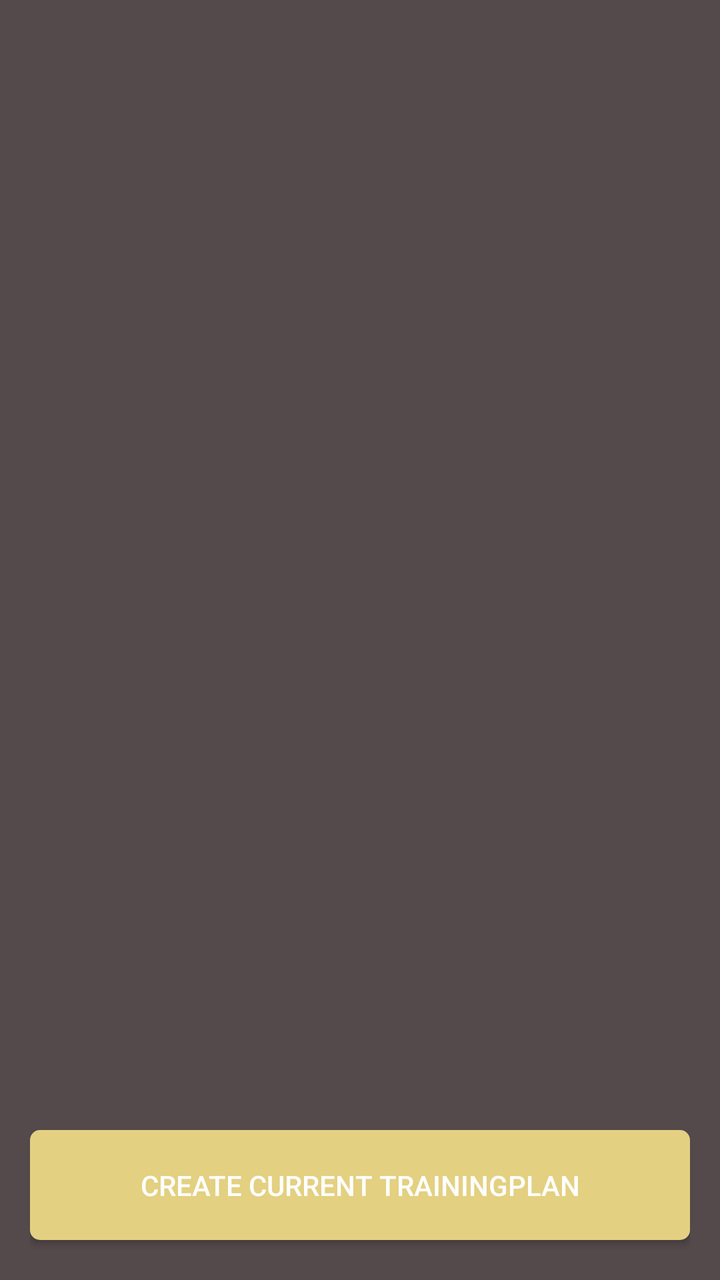
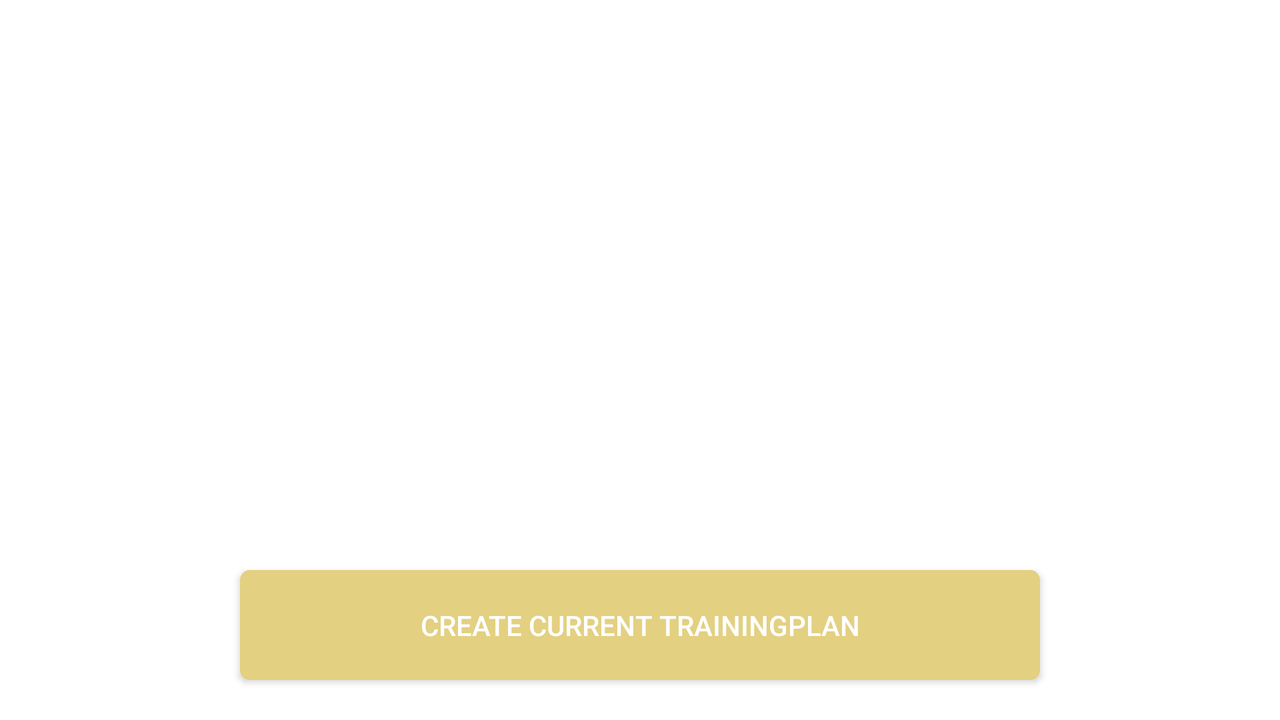

The same Android screen from two of the app's own layout files: first res/layout/ as a phone draws it, then the repository's variant for another configuration, drawn on a device whose configuration selects that folder. Both files follow.
<!-- AndroidManifest.xml: application theme AppTheme -->
<!-- res/layout/fragment_current_trainingplan_not_created.xml -->
<?xml version="1.0" encoding="utf-8"?>
<androidx.constraintlayout.widget.ConstraintLayout
        xmlns:android="http://schemas.android.com/apk/res/android" xmlns:app="http://schemas.android.com/apk/res-auto"
        android:orientation="vertical"
        android:layout_width="match_parent"
        android:layout_height="match_parent"
        android:background="@color/colorSecondary"
        android:paddingLeft="@dimen/padding_login_register_screen_left_right"
        android:paddingStart="@dimen/padding_login_register_screen_left_right"
        android:paddingRight="@dimen/padding_login_register_screen_left_right"
        android:paddingEnd="@dimen/padding_login_register_screen_left_right"
>
     <Button
             android:id="@+id/button_create_current_tp_fragment_not_created"
             android:layout_width="match_parent"
             android:layout_height="@dimen/button_height"
             android:text="@string/create_current_trainingplan"
             android:textColor="@color/white"
             android:background="@drawable/background_button"
             app:layout_constraintBottom_toBottomOf="parent"
             android:layout_marginBottom="@dimen/margin_create_current_tp_button"
     />

</androidx.constraintlayout.widget.ConstraintLayout>
<!-- resources referenced by this layout -->
<resources>
  <color name="colorSecondary">#54494B</color>
  <color name="white">#fff</color>
  <!-- from res/values-h640dp/ -->
  <dimen name="button_height">55dp</dimen>
  <dimen name="margin_create_current_tp_button">20dp</dimen>
  <dimen name="padding_login_register_screen_left_right">15dp</dimen>
  <!-- drawable background_button (drawable) -->
  <?xml version="1.0" encoding="utf-8"?>
  <selector xmlns:android="http://schemas.android.com/apk/res/android">
      <item android:drawable="@drawable/background_button_enabled" android:state_pressed="false" android:state_enabled="true"/>
      <item android:drawable="@drawable/background_button_pressed" android:state_pressed="true" android:state_enabled="true"/>
      <item android:drawable="@drawable/background_button_disabled" android:state_enabled="false"/>
  </selector>
  <string name="create_current_trainingplan">Create current Trainingplan</string>
  <style name="AppTheme" parent="Theme.AppCompat.Light.NoActionBar">
          <item name="android:windowBackground">?attr/colorSecondary</item>
          <item name="colorAccent">?attr/colorPrimary</item>
      </style>
  <!-- drawable background_button_enabled (drawable-v21) -->
  <?xml version="1.0" encoding="utf-8"?>
  <ripple xmlns:android="http://schemas.android.com/apk/res/android"
          android:color="@color/colorPrimaryDark">
      <item android:id="@android:id/mask">
          <shape android:shape="rectangle">
              <solid android:color="@color/colorPrimaryLight" />
              <corners android:radius="5dp" />
          </shape>
      </item>
  
      <item android:id="@android:id/background">
          <shape android:shape="rectangle">
              <solid android:color="@color/colorPrimary"/>
              <corners android:radius="5dp" />
          </shape>
      </item>
  </ripple>
  <!-- drawable background_button_pressed (drawable) -->
  <?xml version="1.0" encoding="utf-8"?>
  <shape xmlns:android="http://schemas.android.com/apk/res/android">
      <solid android:color="?attr/colorPrimaryDark"/>
      <corners android:radius="5dp"/>
  </shape>
  <!-- drawable background_button_disabled (drawable) -->
  <?xml version="1.0" encoding="utf-8"?>
  <shape xmlns:android="http://schemas.android.com/apk/res/android">
      <solid android:color="?attr/colorPrimaryLight"/>
      <corners android:radius="5dp"/>
  </shape>
  <color name="colorPrimaryDark">#DAC158</color>
  <color name="colorPrimaryLight">#E2D5A1</color>
  <color name="colorPrimary">#E3D081</color>
</resources>
<!-- res/layout-w600dp/fragment_current_trainingplan_not_created.xml (the repository's variant of the layout above) -->
<!-- drawn on the phone turned sideways -->
<?xml version="1.0" encoding="utf-8"?>
<androidx.constraintlayout.widget.ConstraintLayout
        xmlns:android="http://schemas.android.com/apk/res/android" xmlns:app="http://schemas.android.com/apk/res-auto"
        android:orientation="vertical"
        android:layout_width="match_parent"
        android:layout_height="match_parent"
>
    <Button
            android:id="@+id/button_create_current_tp_fragment_not_created"
            android:layout_width="@dimen/max_width_fields"
            android:layout_height="@dimen/button_height"
            android:text="@string/create_current_trainingplan"
            android:textColor="@color/white"
            android:background="@drawable/background_button"
            app:layout_constraintBottom_toBottomOf="parent"
            app:layout_constraintLeft_toLeftOf="parent"
            app:layout_constraintRight_toRightOf="parent"
            android:layout_marginBottom="@dimen/margin_create_current_tp_button"
    />

</androidx.constraintlayout.widget.ConstraintLayout>
<!-- resources referenced by the variant -->
<!-- as the phone turned sideways resolves them -->
<resources>
  <color name="white">#fff</color>
  <dimen name="button_height">55dp</dimen>
  <dimen name="margin_create_current_tp_button">20dp</dimen>
  <!-- from res/values-w600dp/ -->
  <dimen name="max_width_fields">400dp</dimen>
  <!-- drawable background_button (drawable) -->
  <?xml version="1.0" encoding="utf-8"?>
  <selector xmlns:android="http://schemas.android.com/apk/res/android">
      <item android:drawable="@drawable/background_button_enabled" android:state_pressed="false" android:state_enabled="true"/>
      <item android:drawable="@drawable/background_button_pressed" android:state_pressed="true" android:state_enabled="true"/>
      <item android:drawable="@drawable/background_button_disabled" android:state_enabled="false"/>
  </selector>
  <string name="create_current_trainingplan">Create current Trainingplan</string>
  <style name="AppTheme" parent="Theme.AppCompat.Light.NoActionBar">
          <item name="android:windowBackground">?attr/colorSecondary</item>
          <item name="colorAccent">?attr/colorPrimary</item>
      </style>
  <!-- drawable background_button_enabled (drawable-v21) -->
  <?xml version="1.0" encoding="utf-8"?>
  <ripple xmlns:android="http://schemas.android.com/apk/res/android"
          android:color="@color/colorPrimaryDark">
      <item android:id="@android:id/mask">
          <shape android:shape="rectangle">
              <solid android:color="@color/colorPrimaryLight" />
              <corners android:radius="5dp" />
          </shape>
      </item>
  
      <item android:id="@android:id/background">
          <shape android:shape="rectangle">
              <solid android:color="@color/colorPrimary"/>
              <corners android:radius="5dp" />
          </shape>
      </item>
  </ripple>
  <!-- drawable background_button_pressed (drawable) -->
  <?xml version="1.0" encoding="utf-8"?>
  <shape xmlns:android="http://schemas.android.com/apk/res/android">
      <solid android:color="?attr/colorPrimaryDark"/>
      <corners android:radius="5dp"/>
  </shape>
  <!-- drawable background_button_disabled (drawable) -->
  <?xml version="1.0" encoding="utf-8"?>
  <shape xmlns:android="http://schemas.android.com/apk/res/android">
      <solid android:color="?attr/colorPrimaryLight"/>
      <corners android:radius="5dp"/>
  </shape>
  <color name="colorPrimaryDark">#DAC158</color>
  <color name="colorPrimaryLight">#E2D5A1</color>
  <color name="colorPrimary">#E3D081</color>
</resources>
